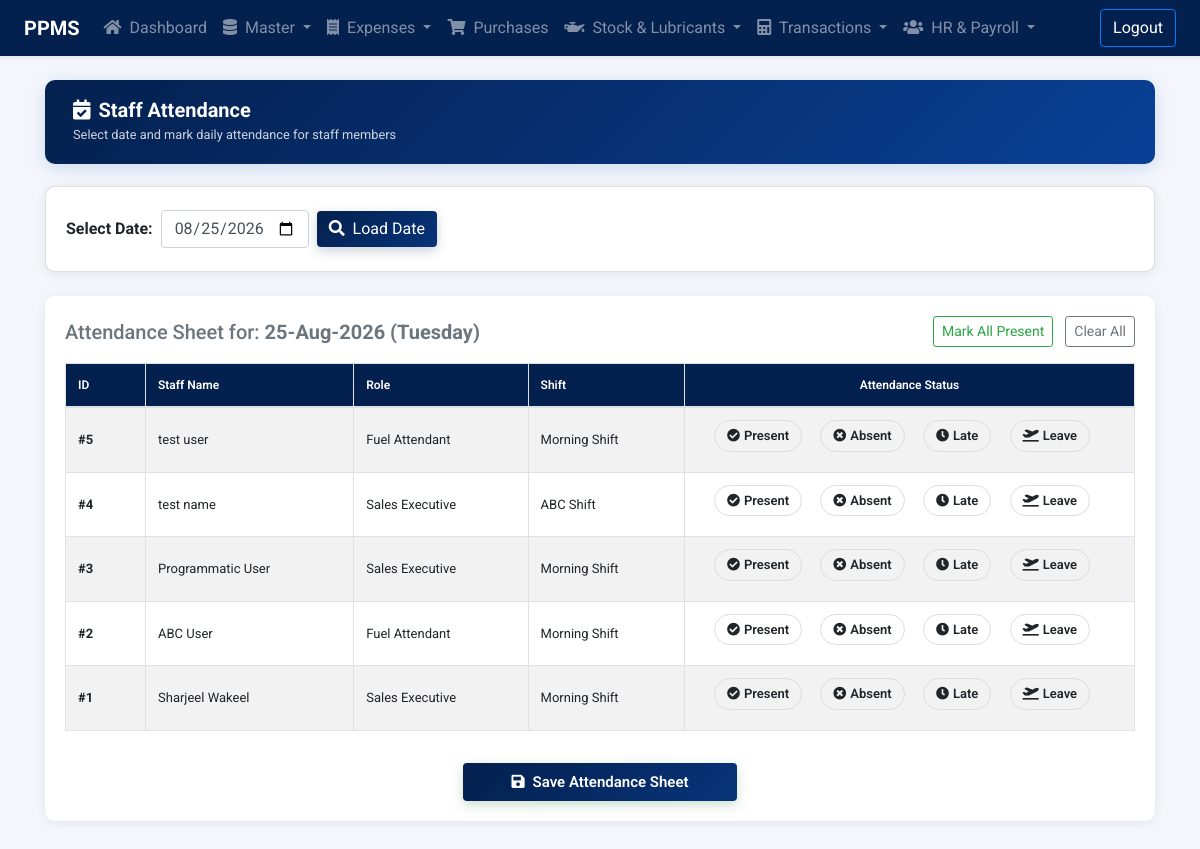
Page /staff/attendance-list.php (signed in) on the earlier database version.
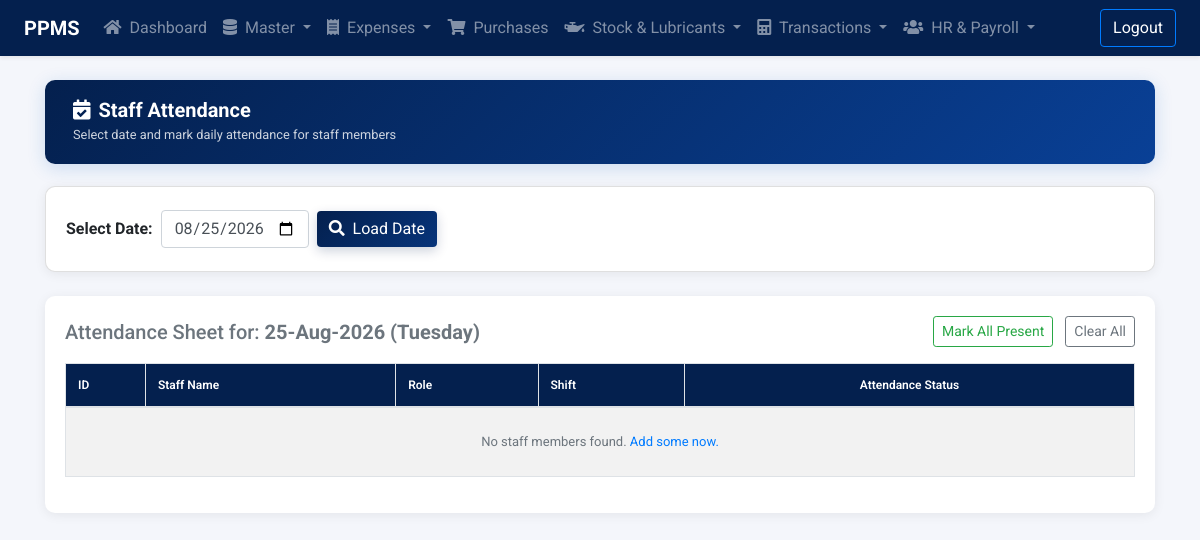
Same page on the later database version.
### tables this page shows
CREATE TABLE `tbl_staff` (
  `id` int(11) NOT NULL AUTO_INCREMENT,
  `first_name` varchar(128) NOT NULL,
  `last_name` varchar(128) NOT NULL,
  `role_id` int(11) NOT NULL,
  `joining_date` date NOT NULL,
  `shift_id` int(11) NOT NULL,
  `salary` decimal(10,2) NOT NULL DEFAULT 0.00,
  `address` varchar(512) DEFAULT NULL,
  `phone` varchar(32) NOT NULL DEFAULT '',
  `created_at` datetime NOT NULL DEFAULT current_timestamp(),
  `updated_at` datetime NOT NULL DEFAULT current_timestamp() ON UPDATE current_timestamp(),
  `deleted_at` datetime DEFAULT NULL,
  PRIMARY KEY (`id`),
  KEY `role_id` (`role_id`),
  KEY `shift_id` (`shift_id`)
);

CREATE TABLE `tbl_staff_roles` (
  `id` int(11) NOT NULL AUTO_INCREMENT,
  `name` varchar(128) NOT NULL,
  `created_at` timestamp NOT NULL DEFAULT current_timestamp(),
  `updated_at` timestamp NOT NULL DEFAULT current_timestamp() ON UPDATE current_timestamp(),
  `deleted_at` datetime DEFAULT NULL,
  PRIMARY KEY (`id`)
);

CREATE TABLE `tbl_shifts` (
  `id` int(11) NOT NULL AUTO_INCREMENT,
  `name` varchar(128) NOT NULL,
  `start_time` time NOT NULL,
  `end_time` time NOT NULL,
  `status` enum('Active','Inactive') NOT NULL DEFAULT 'Active',
  `deleted_at` datetime DEFAULT NULL,
  PRIMARY KEY (`id`)
);

### staff/attendance-list.php (the view, shortened to what the changed rows need)
<?php
require '../include/permissions.php';
$staff_sql = "SELECT s.id, s.first_name, s.last_name, r.name as role_name, sh.name as shift_name
              FROM tbl_staff s
              LEFT JOIN tbl_staff_roles r ON s.role_id = r.id
              LEFT JOIN tbl_shifts sh ON s.shift_id = sh.id
              ORDER BY s.id DESC";
$staff_result = mysqli_query($connection, $staff_sql);
?>
<!DOCTYPE html>
<html lang="en">
<head>
    <link rel="stylesheet" href="https://stackpath.bootstrapcdn.com/bootstrap/4.3.1/css/bootstrap.min.css">
    <link rel="stylesheet" href="https://cdnjs.cloudflare.com/ajax/libs/font-awesome/5.11.2/css/all.min.css">
    <link rel="stylesheet" href="../include/style.css?v=1.0.1">
</head>
<body>
    <main class="main">
        <div class="container pt-4 pb-5">
            <div class="list-card">
                <form action="attendance-list.php" method="POST">
                    <table class="table table-bordered table-striped" style="width:100%;">
                        <thead>
                            <tr>
                                <th style="width: 80px;">ID</th>
                                <th>Staff Name</th>
                                <th>Role</th>
                                <th>Shift</th>
                                <th style="width: 450px; text-align: center;">Attendance Status</th>
                            </tr>
                        </thead>
                        <tbody>
                            <?php if ($staff_result && mysqli_num_rows($staff_result) > 0): ?>
                                <?php while ($row = mysqli_fetch_assoc($staff_result)):
                                    $fullName = $row['first_name'] . ' ' . $row['last_name'];
                                    $staff_id = $row['id'];
                                ?>
                                    <tr>
                                        <td><strong>#<?php echo $staff_id; ?></strong></td>
                                        <td><?php echo htmlspecialchars($fullName); ?></td>
                                        <td><?php echo htmlspecialchars($row['role_name'] ?? 'N/A'); ?></td>
                                        <td><?php echo htmlspecialchars($row['shift_name'] ?? 'N/A'); ?></td>
                                        <td style="text-align: center;">
                                            <label class="att-radio att-radio-p">
                                                <span class="att-label"><i class="fas fa-check-circle mr-1"></i>Present</span>
                                            </label>
                                            <label class="att-radio att-radio-a">
                                                <span class="att-label"><i class="fas fa-times-circle mr-1"></i>Absent</span>
                                            </label>
                                            <label class="att-radio att-radio-l">
                                                <span class="att-label"><i class="fas fa-clock mr-1"></i>Late</span>
                                            </label>
                                            <label class="att-radio att-radio-le">
                                                <span class="att-label"><i class="fas fa-plane-departure mr-1"></i>Leave</span>
                                            </label>
                                        </td>
                                    </tr>
                                <?php endwhile; ?>
                            <?php else: ?>
                                <tr>
                                    <td colspan="5" class="text-center text-muted py-4">No staff members found. <a href="add-staff.php">Add some now.</a></td>
                                </tr>
                            <?php endif; ?>
                        </tbody>
                    </table>
                    <?php if ($staff_result && mysqli_num_rows($staff_result) > 0): ?>
                        <div class="text-center pt-3">
                            <button type="submit" class="btn btn-success px-5 py-2" style="font-weight:600; font-size:15px; box-shadow: 0 4px 12px rgba(46,125,50,0.25);">
                                <i class="fas fa-save mr-2"></i>Save Attendance Sheet
                            </button>
                        </div>
                    <?php endif; ?>
                </form>
            </div>
        </div>
    </main>
</body>
</html>

Differences in the rows shown:
removed tbl_staff: id "5", fullName "test user", tbl_staff_roles.name "Fuel Attendant", shift.name "Morning Shift"
removed tbl_staff: id "4", fullName "test name", tbl_staff_roles.name "Sales Executive", shift.name "ABC Shift"
removed tbl_staff: id "3", fullName "Programmatic User", tbl_staff_roles.name "Sales Executive", shift.name "Morning Shift"
removed tbl_staff: id "2", fullName "ABC User", tbl_staff_roles.name "Fuel Attendant", shift.name "Morning Shift"
removed tbl_staff: id "1", fullName "Sharjeel Wakeel", tbl_staff_roles.name "Sales Executive", shift.name "Morning Shift"
Other differences:
text no longer shown: "Save Attendance Sheet"
text now shown: "No staff members found. Add some now."
